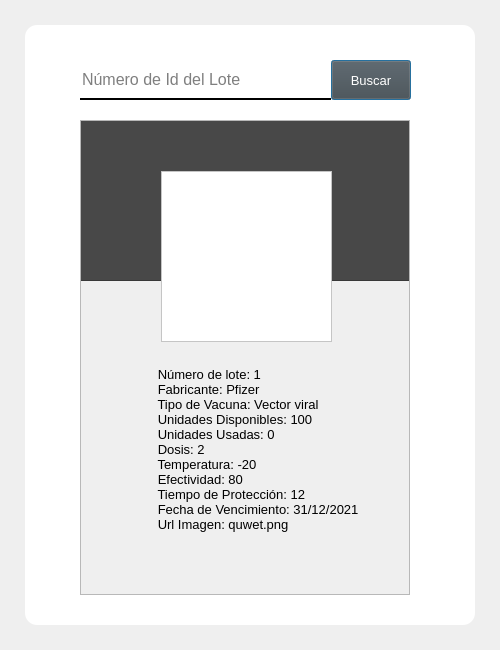
<?xml version="1.0" encoding="UTF-8"?>
<ui version="4.0">
 <class>affiliateVaccinationSchedule</class>
 <widget class="QDialog" name="affiliateVaccinationSchedule">
  <property name="geometry">
   <rect>
    <x>0</x>
    <y>0</y>
    <width>500</width>
    <height>650</height>
   </rect>
  </property>
  <property name="windowTitle">
   <string>Consultar Lote de Vacunas</string>
  </property>
  <property name="locale">
   <locale language="Spanish" country="Colombia"/>
  </property>
  <widget class="QWidget" name="horizontalLayoutWidget">
   <property name="geometry">
    <rect>
     <x>80</x>
     <y>50</y>
     <width>331</width>
     <height>61</height>
    </rect>
   </property>
   <layout class="QHBoxLayout" name="findLayout">
    <property name="spacing">
     <number>0</number>
    </property>
    <item>
     <widget class="QLineEdit" name="inputBox">
      <property name="minimumSize">
       <size>
        <width>0</width>
        <height>40</height>
       </size>
      </property>
      <property name="font">
       <font>
        <pointsize>12</pointsize>
       </font>
      </property>
      <property name="styleSheet">
       <string notr="true">QLineEdit{ border-top-color: white; border-left-color: white; border-right-color: white; border-bottom-width: 2px; border-style:solid; background-color: rgb(255, 255, 255);}</string>
      </property>
      <property name="inputMethodHints">
       <set>Qt::ImhNone</set>
      </property>
      <property name="text">
       <string/>
      </property>
      <property name="placeholderText">
       <string>Número de Id del Lote</string>
      </property>
     </widget>
    </item>
    <item>
     <widget class="QPushButton" name="findButton">
      <property name="minimumSize">
       <size>
        <width>80</width>
        <height>40</height>
       </size>
      </property>
      <property name="font">
       <font>
        <pointsize>10</pointsize>
       </font>
      </property>
      <property name="styleSheet">
       <string notr="true">background-color: rgb(72, 72, 72); color: rgb(255, 255, 255);</string>
      </property>
      <property name="text">
       <string>Buscar</string>
      </property>
     </widget>
    </item>
   </layout>
  </widget>
  <widget class="QScrollArea" name="scrollArea">
   <property name="geometry">
    <rect>
     <x>80</x>
     <y>120</y>
     <width>330</width>
     <height>475</height>
    </rect>
   </property>
   <property name="widgetResizable">
    <bool>true</bool>
   </property>
   <widget class="QWidget" name="scrollAreaWidgetContents">
    <property name="geometry">
     <rect>
      <x>0</x>
      <y>0</y>
      <width>328</width>
      <height>473</height>
     </rect>
    </property>
    <property name="font">
     <font>
      <pointsize>10</pointsize>
     </font>
    </property>
    <widget class="QLabel" name="label">
     <property name="geometry">
      <rect>
       <x>19</x>
       <y>170</y>
       <width>311</width>
       <height>301</height>
      </rect>
     </property>
     <property name="font">
      <font>
       <pointsize>10</pointsize>
      </font>
     </property>
     <property name="text">
      <string>
                Número de lote: 1
                Fabricante: Pfizer
                Tipo de Vacuna: Vector viral
                Unidades Disponibles: 100
                Unidades Usadas: 0
                Dosis: 2
                Temperatura: -20
                Efectividad: 80
                Tiempo de Protección: 12
                Fecha de Vencimiento: 31/12/2021
                Url Imagen: quwet.png</string>
     </property>
    </widget>
    <widget class="QFrame" name="frame_2">
     <property name="geometry">
      <rect>
       <x>-1</x>
       <y>-1</y>
       <width>331</width>
       <height>161</height>
      </rect>
     </property>
     <property name="styleSheet">
      <string notr="true">background-color: rgb(72, 72, 72);</string>
     </property>
     <property name="frameShape">
      <enum>QFrame::StyledPanel</enum>
     </property>
     <property name="frameShadow">
      <enum>QFrame::Raised</enum>
     </property>
    </widget>
    <widget class="QFrame" name="frame_3">
     <property name="geometry">
      <rect>
       <x>80</x>
       <y>50</y>
       <width>171</width>
       <height>171</height>
      </rect>
     </property>
     <property name="styleSheet">
      <string notr="true">background-color: rgb(255, 255, 255);</string>
     </property>
     <property name="frameShape">
      <enum>QFrame::StyledPanel</enum>
     </property>
     <property name="frameShadow">
      <enum>QFrame::Raised</enum>
     </property>
    </widget>
    <widget class="QLabel" name="imagePreview">
     <property name="geometry">
      <rect>
       <x>90</x>
       <y>60</y>
       <width>150</width>
       <height>150</height>
      </rect>
     </property>
     <property name="minimumSize">
      <size>
       <width>150</width>
       <height>150</height>
      </size>
     </property>
     <property name="maximumSize">
      <size>
       <width>100</width>
       <height>100</height>
      </size>
     </property>
     <property name="styleSheet">
      <string notr="true">border-radius: 20;</string>
     </property>
     <property name="text">
      <string/>
     </property>
     <property name="pixmap">
      <pixmap>img_placeholder.png</pixmap>
     </property>
     <property name="scaledContents">
      <bool>true</bool>
     </property>
    </widget>
   </widget>
  </widget>
  <widget class="QFrame" name="frame">
   <property name="geometry">
    <rect>
     <x>25</x>
     <y>25</y>
     <width>450</width>
     <height>600</height>
    </rect>
   </property>
   <property name="styleSheet">
    <string notr="true">background-color: rgb(255, 255, 255); border-radius: 12;</string>
   </property>
   <property name="frameShape">
    <enum>QFrame::StyledPanel</enum>
   </property>
   <property name="frameShadow">
    <enum>QFrame::Raised</enum>
   </property>
  </widget>
  <zorder>frame</zorder>
  <zorder>horizontalLayoutWidget</zorder>
  <zorder>scrollArea</zorder>
 </widget>
 <resources/>
 <connections/>
</ui>
